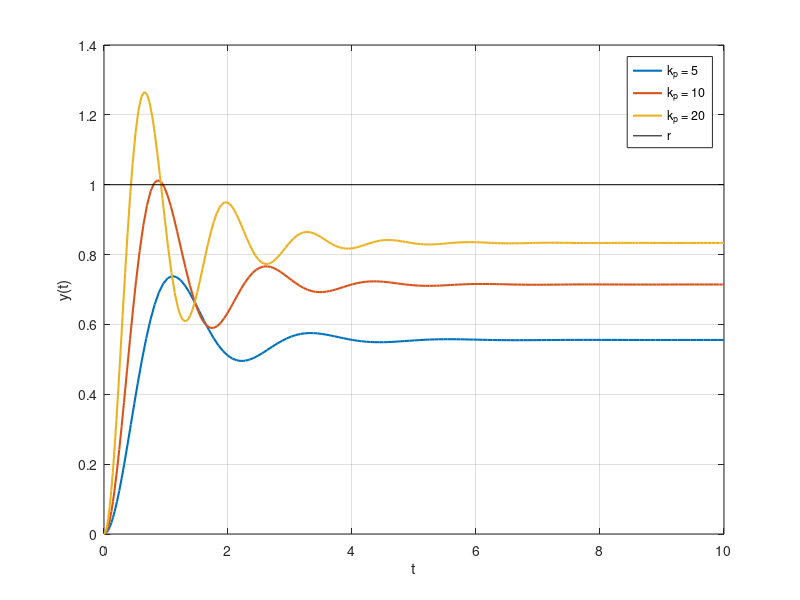

The MATLAB source for this figure:
%% RBE502 - Fall 2020 - Homework 1 - Part 2 - Case Study I

clc; clear; close all;

m = 1;          % Mass of the block [kg]
b = 2;          % Damping coefficient [Ns/m]
k = 4;          % Spring stiffness [N/m]

t0 = 0;         % Simulation start time
tf = 10;        % Simulation finish time

y0 = 0;         % y0 = y(t0)
v0 = 0;         % v0 = dy/dt(t0)

r = 1;          % Reference (desired) input
dr = 0;         % Derivative of the reference input with respect to time


phi = @(x,kp,ki,kd) kp*(r - x(1)) + ki*x(3) + kd*(dr - x(2)); 

f = @(t, x, u)[ x(2); (u - b*x(2) - k*x(1))/m; r - x(1)];


x0 = [y0; v0; r - y0];
tspan = [t0, tf];


%% Case Study 1: Varying kp, fixed ki and kd

kp = [5, 10, 20];
ki = 0;
kd = 0;

axes; hold on; box on; grid on;

for gain = kp
    [t,x] = ode45(@(t,x)f(t,x,phi(x,gain,ki,kd)), tspan, x0);
    e = r - x(:,1);
    
    J = trapz(t,abs(e));
    
    plot(t,x(:,1),'LineWidth',1.5);
    
    
    fprintf('kp = %2d, tf = %d, e(tf) = %.4f, J = %.4f\n',...
        gain, tf, e(end,1), J);
end

plot(tspan,[r r],'k');
xlabel('t'); ylabel('y(t)');
legend('k_p = 5','k_p = 10', 'k_p = 20','r');